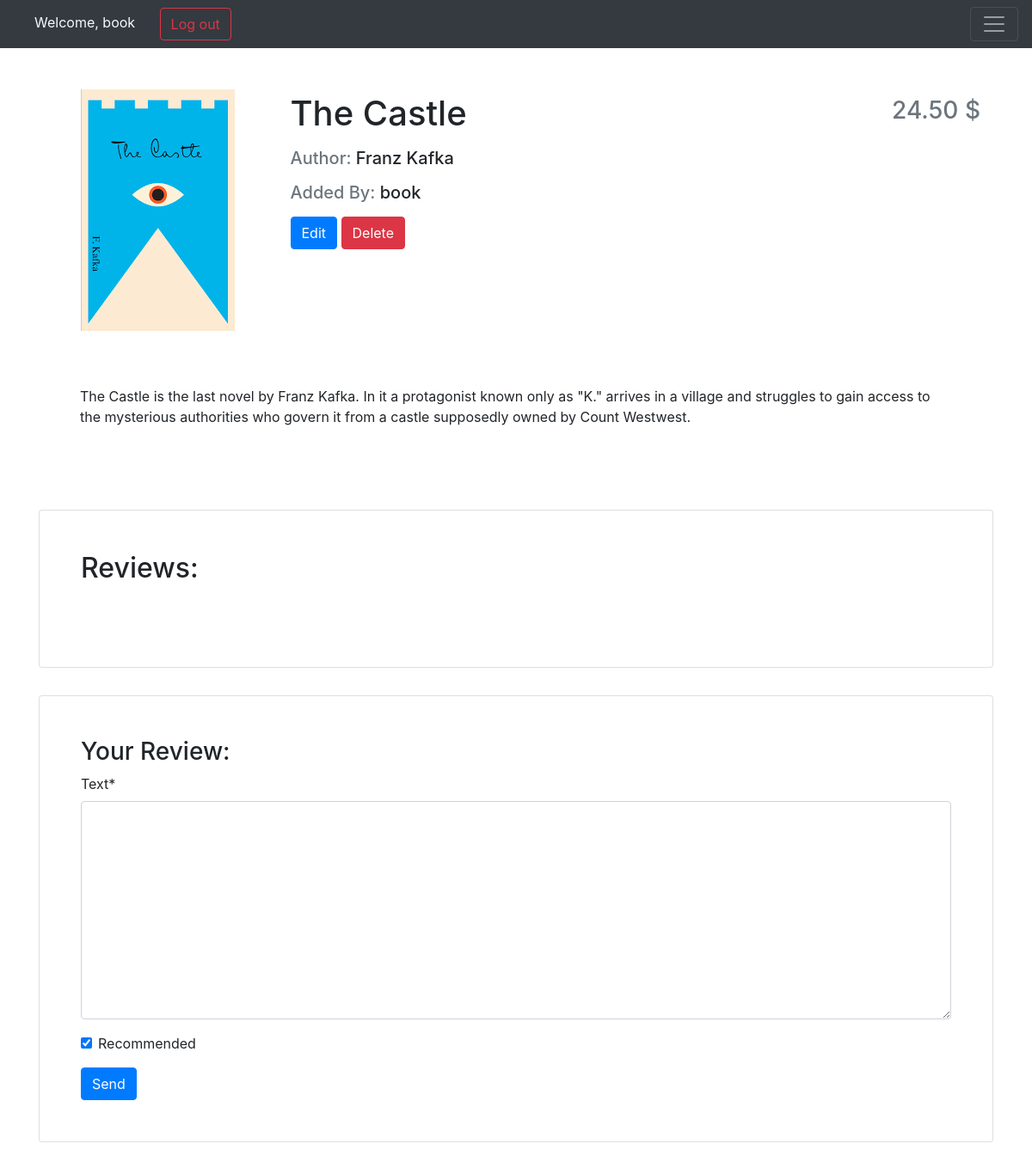
Page /books/6/ (signed in) on the earlier database version.
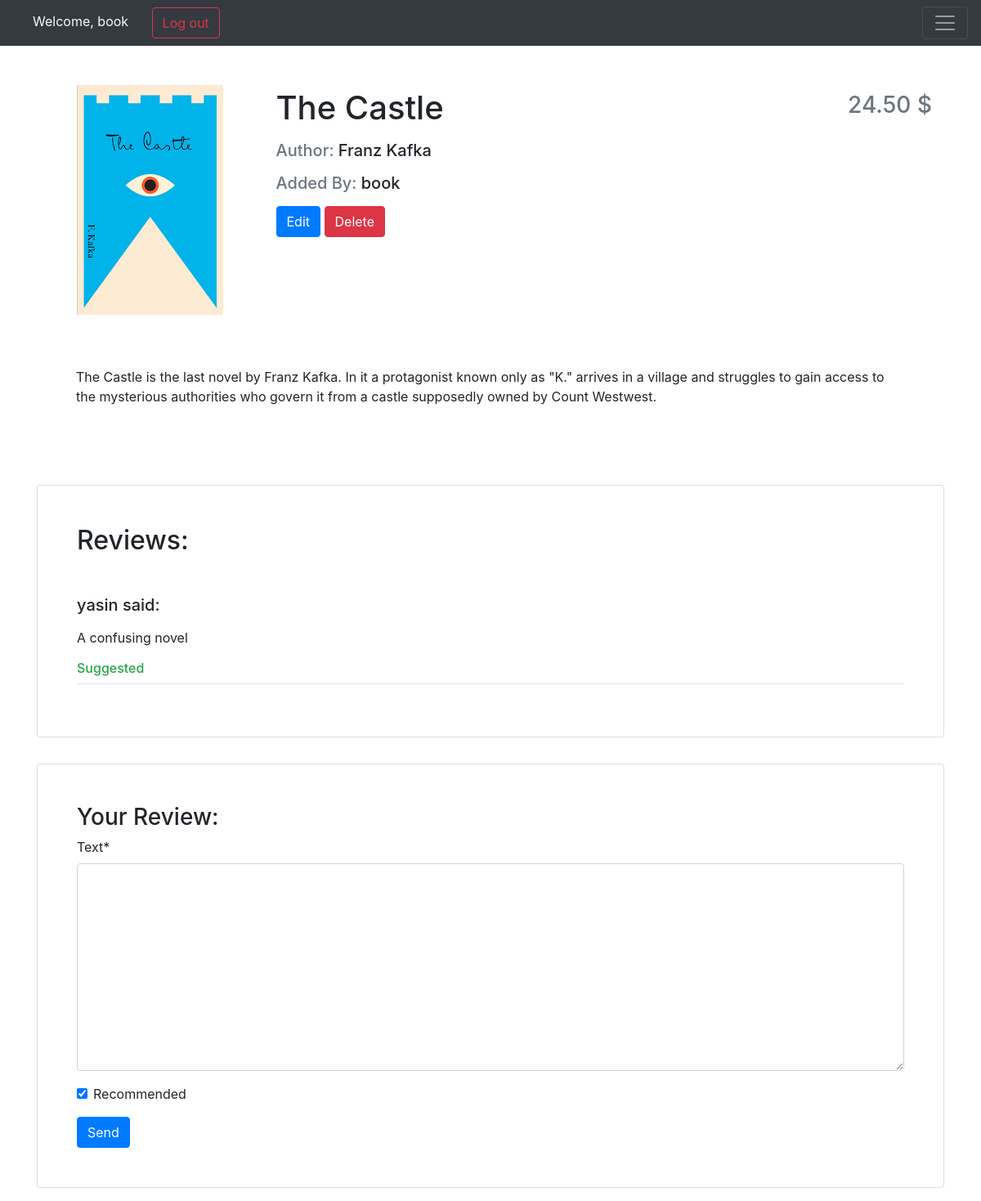
Same page on the later database version.
### accounts/models.py (models this page shows)
class CustomUser(AbstractUser):
    age = models.PositiveIntegerField(blank=True, null=True)

### books/models.py (models this page shows, shortened)
class Book(models.Model):
    user = models.ForeignKey(get_user_model(), default=1, on_delete=models.CASCADE)
    title = models.CharField(max_length=100)
    author = models.CharField(max_length=100)
    description = models.TextField()
    cover = models.ImageField(upload_to='covers/', blank=True)
    price = models.DecimalField(max_digits=5, decimal_places=2)

class Comment(models.Model):
    user = models.ForeignKey(get_user_model(), on_delete=models.CASCADE)
    book = models.ForeignKey(Book, related_name="comments", on_delete=models.CASCADE)
    text = models.TextField()
    is_active = models.BooleanField(default=True)
    recommended = models.BooleanField(default=True)
    datetime_created = models.DateTimeField(auto_now_add=True)

### books/views.py (the view, shortened to what this page needs)
# urls.py: path('<int:pk>/', views.BookDetailView.as_view(), name='book_detail'),
class BookDetailView(LoginRequiredMixin, generic.DetailView):
    model = Book
    form_class = CommentForm
    template_name = 'books/book_detail.html'
    context_object_name = 'book'
    def get(self, request, pk):
        book = get_object_or_404(Book, pk=pk)
        book_comments = book.comments.all()
        comment_form = self.form_class()
        return render(request, self.template_name, context={'book': book, 'comments': book_comments, 'comment_form': comment_form,})

### books/forms.py
class CommentForm(ModelForm):
    class Meta:
        model = Comment
        fields = ['text', 'recommended',]

### books/templates/books/book_detail.html (shortened to what this page needs)
{% extends '_base.html' %}
{% load crispy_forms_tags %}
{% block content %}
<div class="container mt-5" dir="ltr">
    <div class="">
        <div class="">
            <div class="d-flex justify-content-center">
                <div class="row w-sm-75 w-100">
                    <div class="col-xs-12 col-md-3 d-flex justify-content-center">
                        <div>
                            {% if book.cover %}
                                <img src="{{book.cover.url}}" class="shadow img-fluid rounded-start" alt="...">
                            {% endif %}
                        </div>
                    </div>
                    <div class="col-xs-12 col-md-6  text-md-end mt-md-1 mt-4">
                        <h1>{{book.title}}</h1>
                        <h5 class="normal my-3"><span class="text-muted">Author: </span>{{book.author}}</h5>
                        <h5 class="normal my-3"><span class="text-muted">Added By: </span>{{book.user}}</h5>
                        {% if book.user == user %}
                            <a class="btn btn-primary" href="{% url 'book_update' book.id %}">Edit</a>
                            <a class="btn btn-danger" href="{% url 'book_delete' book.id %}">Delete</a>
                        {% endif %}
                    </div>
                    <div class="col-xs-12 col-md-3 d-flex flex-column">
                        <h3 class="align-self-center pt-2 text-muted align-self-md-end">
                        {{book.price}} $
                        </h3>
                    </div>
                </div>
            </div>
            <div class="d-flex justify-content-center">
                <div class="my-3 p-5 w-sm-75 w-100">
                    {{book.description | linebreaks}}
                </div>
            </div>
            <div class="d-flex justify-content-center">
                <div class="card shadow my-3 p-5 w-sm-75 w-100">
                    <h2 class="mb-5">Reviews:</h2>
                        {% for comment in comments %}
                            {% if comment.is_active %}
                                <div class="border-bottom mb-3">
                                    <h5 class="mb-3">{{comment.user}} said:</h5>
                                    <p>{{comment.text | linebreaks}}</p>
                                    {% if comment.recommended %}
                                        <h6 class="text text-success">Suggested</h6>
                                    {% else %}
                                        <h6 class="text text-danger">Not Suggested</h6>
                                    {% endif %}
                                </div>
                            {% endif %}
                        {% endfor %}
                </div>
            </div>
            <div class="d-flex justify-content-center">
                <div class="card shadow my-3 p-5 w-sm-75 w-100">
                    <h3>Your Review:</h3>
                    <form method="POST">
                        {{comment_form | crispy}}
                        <button type="submit" class="btn btn-primary">Send</button>
                    </form>
                </div>
            </div>
        </div>
    </div>
</div>
{% endblock content %}

### templates/_base.html (shortened to what this page needs)
<!DOCTYPE html>
<html lang="en">
<head>
    <link rel="stylesheet" href="https://cdn.jsdelivr.net/npm/bootstrap@4.0.0/dist/css/bootstrap.min.css">
</head>
<body>
    <nav class="navbar navbar-dark bg-dark" dir="ltr">
        <div>
            {% if user.is_authenticated %}
                <a class="text text-light mx-4">Welcome, {{user.username}}</a>
                <a class="btn btn-outline-danger" href="{% url 'logout' %}">Log out</a>
                {% else %}
                <a class="btn btn-outline-primary mx-2" href="{% url 'signup' %}">Sign Up</a>
                <a class="btn btn-outline-success" href="{% url 'login' %}">Log In</a>
            {% endif %}
        </div>
        <button class="navbar-toggler" type="button" data-toggle="collapse" data-target="#navbarNavDropdown" aria-controls="navbarNavDropdown" aria-expanded="false" aria-label="Toggle navigation">
            <span class="navbar-toggler-icon"></span>
        </button>
</nav>
      {% block content %}
      {% endblock content %}
</body>
</html>

Differences in the rows shown:
added Comment: user "yasin", text "A confusing novel", recommended "Suggested"
